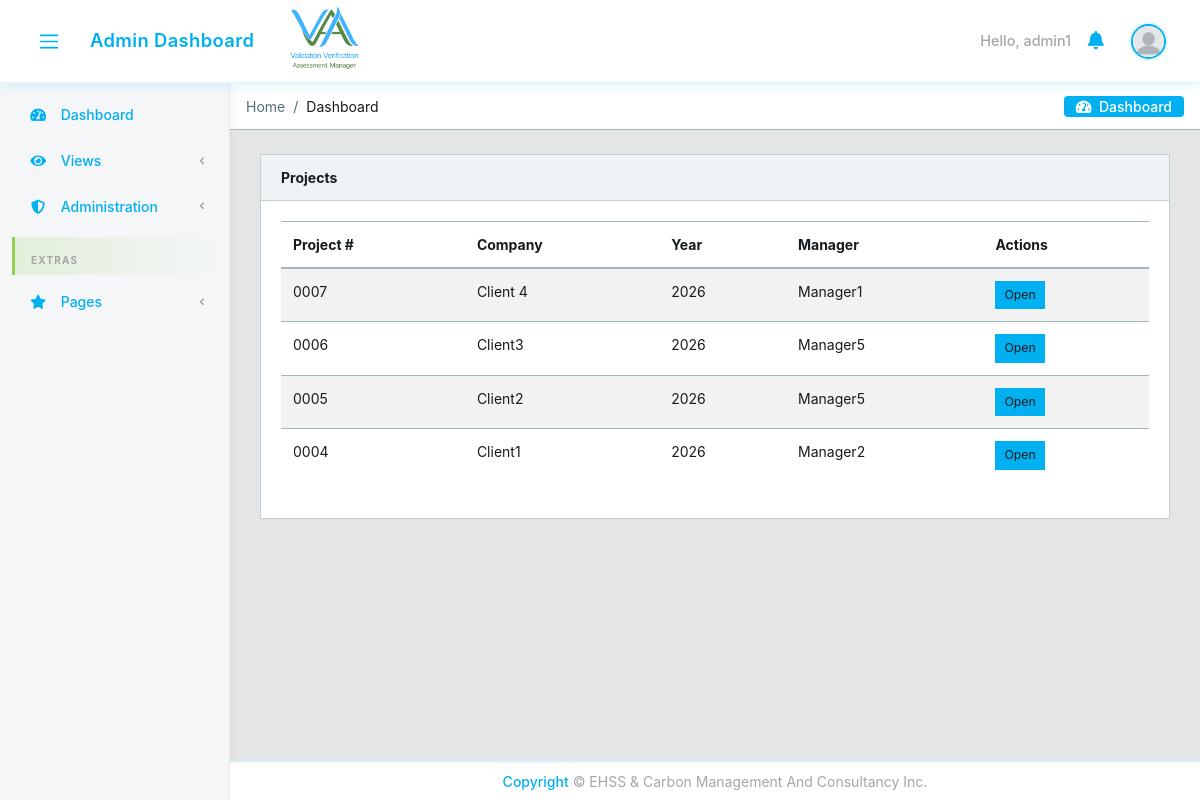
/projects/ (signed in), run on an earlier commit of the app's database.
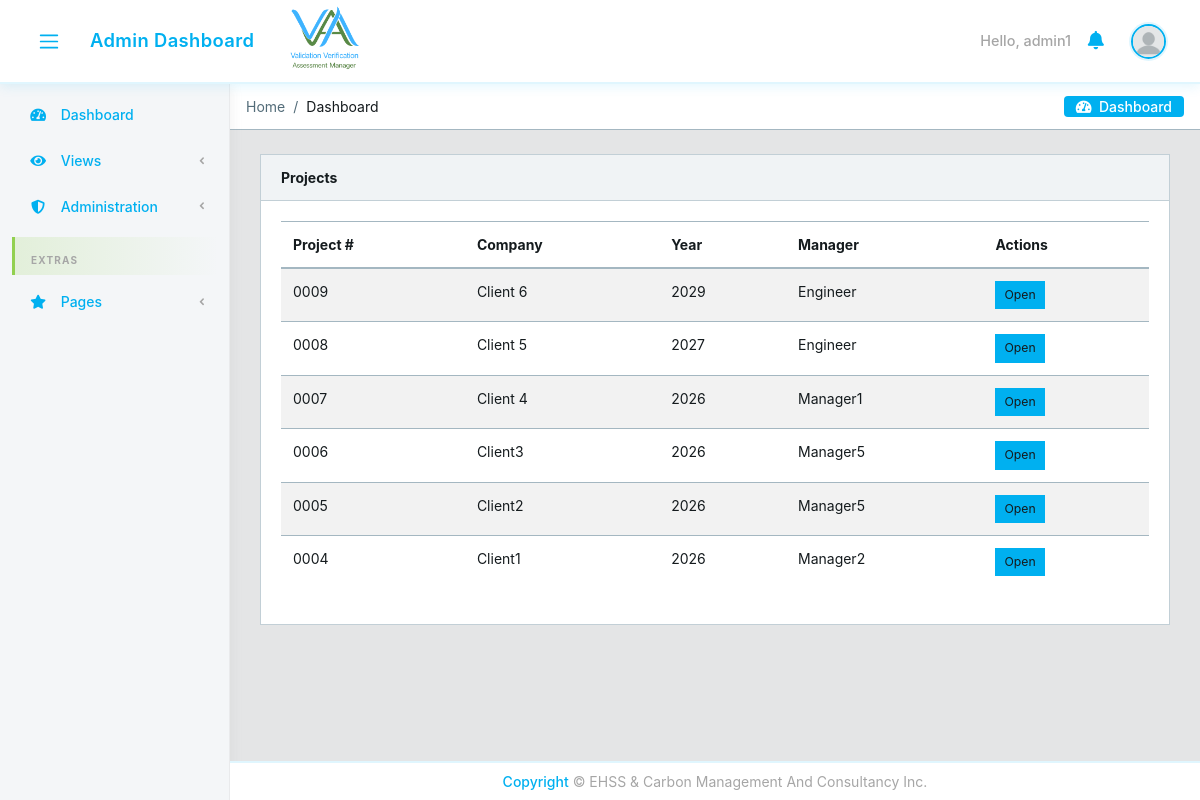
And on a later commit of the database.
### core/models.py (models this page shows, shortened)
class CustomUser(AbstractUser):
    email = models.EmailField(unique=True)
    user_type = models.CharField(max_length=15, choices=USER_TYPE_CHOICES)
    user_role = models.CharField(
        max_length=30, choices=USER_ROLE_CHOICES, blank=True, verbose_name='User Role',
    )
    designation = models.CharField(max_length=100, blank=True, null=True)
    position_title = models.CharField(max_length=150, blank=True, verbose_name='Position Title')
    contact_number = models.CharField(max_length=20, blank=True, null=True)
    cv = models.FileField(upload_to='core/cvs/', blank=True, null=True)
    company = models.ForeignKey(
        'Company', on_delete=models.SET_NULL, null=True, blank=True,
        related_name='managers'
    )
    created_by = models.ForeignKey(
        'self', on_delete=models.SET_NULL, null=True, blank=True,
        related_name='created_users'
    )
    created_date = models.DateField(auto_now_add=True)
    created_time = models.TimeField(auto_now_add=True)
    under_supervision = models.ForeignKey(
        'self', on_delete=models.SET_NULL, null=True, blank=True,
        related_name='supervised_users'
    )
    avatar = models.ImageField(upload_to='core/avatar', blank=True)
    @property
    def avatar_url(self):
        if self.avatar and hasattr(self.avatar, 'url'):
            avatar_path = self.avatar.path if hasattr(self.avatar, 'path') else None
            if avatar_path and os.path.isfile(avatar_path):
                return self.avatar.url
        return static('core/img/avatar/blank_profile.png')

class Project(models.Model):
    package_instance = models.ForeignKey(
        PackageInstance, on_delete=models.CASCADE, related_name='projects'
    )
    manager = models.ForeignKey(
        CustomUser, on_delete=models.CASCADE, related_name='managed_projects',
        limit_choices_to={'user_type': 'manager'}
    )
    company_name = models.CharField(max_length=200)
    factory_name = models.CharField(max_length=200, blank=True)
    location = models.CharField(max_length=200, blank=True)
    factory_address = models.TextField(blank=True)
    contact_person = models.CharField(max_length=100, blank=True)
    contact_email = models.EmailField(blank=True)
    contact_mobile = models.CharField(max_length=20, blank=True)
    report_type = models.CharField(max_length=100, blank=True)
    engagement_year = models.CharField(max_length=100, blank=True)
    phase = models.CharField(max_length=20, choices=PROJECT_PHASE_CHOICES, blank=True)
    document_type = models.CharField(max_length=20, choices=PROJECT_DOCUMENT_TYPE_CHOICES, blank=True)
    year = models.PositiveIntegerField()
    project_number = models.CharField(max_length=50, unique=True)
    access_password = models.CharField(max_length=128)
    created_at = models.DateTimeField(auto_now_add=True)
    updated_at = models.DateTimeField(auto_now=True)
    class Meta:
        ordering = ['-created_at']

### core/views.py (the view)
# urls.py: path('projects/', views.ProjectListView.as_view(), name='project-list'),
class ProjectListView(LoginRequiredMixin, View):
    def get(self, request):
        user = request.user
        if user.user_type == 'manager':
            projects = Project.objects.filter(manager=user).select_related(
                'package_instance', 'package_instance__authorization'
            )
            assignments = None
        elif user.user_type == 'employee':
            assignments = get_employee_projects(user)
            projects = [a.project for a in assignments]
        elif user.user_type == 'admin':
            projects = Project.objects.all().select_related(
                'package_instance', 'package_instance__authorization', 'manager'
            )
            assignments = None
        else:
            projects = Project.objects.none()
            assignments = None
        return render(request, 'core/project_list.html', {
            'projects': projects,
            'assignments': assignments,
            'success_action': request.GET.get('success', ''),
            'error_action': request.GET.get('error', ''),
            'project_limit': request.GET.get('limit', ''),
        })

### core/context_processors.py (called while the page is built)
def logged_user_processor(request):
    if request.user.is_authenticated:
        try:
            logged_user = CustomUser.objects.select_related('under_supervision').get(id=request.user.id)
            return {'logged_user': logged_user}
        except CustomUser.DoesNotExist:
            return {'logged_user': None}
    return {'logged_user': None}

def notifications_processor(request):
    if request.user.is_authenticated:
        unread_notifications = Notification.objects.filter(recipient=request.user, read=False)[:10]
        return {'unread_notifications': unread_notifications}
    return {'unread_notifications': []}

def static_version_processor(request):
    return {'STATIC_VERSION': getattr(settings, 'STATIC_VERSION', '1')}

### core/templates/core/project_list.html (shortened to what this page needs)
{% extends 'core/base.html' %}
{% block content %}
<div class="container-fluid">
  <div class="card">
    <div class="card-header d-flex justify-content-between">
      <strong>{% if user.user_type == 'employee' %}My Authorized Projects{% else %}Projects{% endif %}</strong>
    </div>
    <div class="card-body">
      {% if user.user_type == 'employee' and assignments %}
      <div class="row">
        {% for assignment in assignments %}
        <div class="col-md-6 col-lg-4 mb-3">
          <div class="card h-100">
            <div class="card-body">
              <h5 class="card-title">{{ assignment.project.project_number }}</h5>
              <p class="mb-1"><strong>Company:</strong> {{ assignment.project.company_name }}</p>
              <p class="mb-1"><strong>Package:</strong> {{ assignment.project.package_instance.name }}</p>
              <p class="mb-3"><strong>Role:</strong> {{ assignment.get_role_display }}</p>
              <a href="{% url 'core:project-detail' assignment.project.pk %}" class="btn btn-primary btn-sm">Open Package</a>
            </div>
          </div>
        </div>
        {% endfor %}
      </div>
      {% else %}
      <table class="table table-striped">
        <thead><tr><th>Project #</th><th>Company</th><th>Year</th>{% if user.user_type == 'admin' %}<th>Manager</th>{% endif %}<th>Actions</th></tr></thead>
        <tbody>
          {% for project in projects %}
          <tr>
            <td>{{ project.project_number }}</td>
            <td>{{ project.company_name }}</td>
            <td>{{ project.year }}</td>
            {% if user.user_type == 'admin' %}<td>{{ project.manager.get_full_name }}</td>{% endif %}
            <td><a href="{% url 'core:project-detail' project.pk %}" class="btn btn-sm btn-info">Open</a></td>
          </tr>
          {% empty %}
          <tr><td colspan="4" class="text-muted text-center">No projects.</td></tr>
          {% endfor %}
        </tbody>
      </table>
      {% endif %}
    </div>
  </div>
</div>
{% endblock %}

### core/templates/core/base.html (shortened to what this page needs)
{% load static %}
<!DOCTYPE html>
<html lang="en">
<head>
  <link rel="stylesheet" href="https://use.fontawesome.com/releases/v5.0.9/css/all.css">
  <link href="{% static 'core/css/simple-line-icons.min.css' %}" rel="stylesheet">
  <link href="{% static 'core/css/style.css' %}" rel="stylesheet">
  <link href="{% static 'core/css/estilo.css' %}?v={{ STATIC_VERSION }}" rel="stylesheet">
</head>
{% block body %}
<body class="app header-fixed sidebar-fixed aside-menu-fixed aside-menu-hidden">
  <header class="app-header navbar">
    <button class="navbar-toggler sidebar-toggler d-md-down-none" type="button">
      <span class="navbar-toggler-icon"></span>
    </button>
    <ul class="nav navbar-nav d-md-down-none">
      <li class="nav-item px-3">
        <a class="nav-link" href="{% url 'core:dashboard' %}">
          {% if user.user_type == 'admin' %}Admin Dashboard
          {% elif user.user_type == 'manager' %}Manager Dashboard
          {% else %}Employee Dashboard{% endif %}
        </a>
      </li>
    </ul>
    <img src="{% static 'core/img/logos/logo.png' %}" alt="" class="brand-gui d-none d-md-inline">
    <ul class="nav navbar-nav ml-auto">
      {% if user.is_authenticated %}
      <li class="text-white">Hello, {{ user.username }}</li>
      {% else %}
      <li class="text-muted">
        <a href="{% url 'core:login' %}">sign in</a>
      </li>
      {% endif %}
      <li class="nav-item dropdown">
        <a class="nav-link" data-toggle="dropdown" href="#" role="button" aria-haspopup="true" aria-expanded="false">
          <i class="fa fa-bell"></i>
        </a>
      </li>
      <li class="nav-item dropdown">
        <a class="nav-link" data-toggle="dropdown" href="#" role="button" aria-haspopup="true" aria-expanded="false">
          {% if user.is_authenticated and logged_user %}
            <img src="{{ logged_user.avatar_url }}" class="img-avatar" alt="img">
          {% else %}
            <img src="{% static 'core/img/avatar/blank_profile.png' %}" class="img-avatar" alt="img">
          {% endif %}
        </a>
      </li>
    </ul>
  </header>
  <div class="app-body">
    <div class="sidebar">
      <nav class="sidebar-nav">
        <ul class="nav">
          <li class="nav-item">
            <a class="nav-link" href="{% url 'core:dashboard' %}"><i class="fa fa-tachometer-alt"></i> Dashboard</a>
          </li>
          <li class="nav-item nav-dropdown">
            <a class="nav-link nav-dropdown-toggle" href="#"><i class="fa fa-eye"></i> Views</a>
          </li>
          {% if user.user_type == 'admin' %}
          <li class="nav-item nav-dropdown">
            <a class="nav-link nav-dropdown-toggle" href="#"><i class="fa fa-shield-alt"></i> Administration</a>
          </li>
          {% endif %}
          <li class="nav-title">
            Extras
          </li>
          <li class="nav-item nav-dropdown">
            <a class="nav-link nav-dropdown-toggle" href="#"><i class="fa fa-star"></i> Pages</a>
          </li>
        </ul>
      </nav>
    </div>
    <main class="main">
      <ol class="breadcrumb">
        {% block breadcrumb %}
        <li class="breadcrumb-item active">Home</li>
        <li class="breadcrumb-item">Dashboard</li>
        {% endblock breadcrumb%}
        <li class="breadcrumb-menu d-md-down-none">
          <div class="btn-group" role="group" aria-label="Button group">
            <a class="btn" href="./"><i class="fa fa-tachometer-alt"></i> &nbsp;Dashboard</a>
          </div>
        </li>
      </ol>
{% block content %}
{% endblock %}
    </main>
  </div>
  <footer class="app-footer text-center justify-content-center fixed-bottom py-2">
    <span><a href="#">Copyright</a> © EHSS & Carbon Management And Consultancy Inc.</span>
  </footer>
</body>
{% endblock body %}
</html>

### core/static/core/css/estilo.css (style rules this page uses)
.brand-gui { width: 50px; position: relative; }
:root { --brand-blue: #00B0F0; --brand-green: #92D050; --brand-grey: #A6A6A6; --brand-blue-light: rgba(0, 176, 240, 0.12); --brand-green-light: rgba(146, 208, 80, 0.18); --brand-grey-light: rgba(166, 166, 166, 0.15); --sidebar-bg: #f4f6f8; --navbar-bg: #ffffff; --nav-shadow: 0 2px 12px rgba(0, 176, 240, 0.12); }
.app-header.navbar { background: var(--navbar-bg) !important; border-bottom: 2px solid var(--brand-blue-light) !important; box-shadow: var(--nav-shadow) !important; }
.app-header.navbar .nav-link, .app-header.navbar .navbar-nav .nav-link, .app-header.navbar .nav-item .nav-link, .app-header.navbar .nav-item .dropdown-toggle { color: var(--brand-blue) !important; font-weight: 600; letter-spacing: 0.02em; transition: color 0.2s ease, transform 0.15s ease; }
.app-header.navbar .nav-link i, .app-header.navbar .nav-item .nav-link i, .app-header.navbar .nav-item .dropdown-toggle i { color: var(--brand-blue) !important; transition: color 0.2s ease; }
.app-header.navbar .text-white { color: var(--brand-grey) !important; font-weight: 500; font-size: 0.9rem; }
.app-header.navbar .img-avatar { border: 2px solid var(--brand-blue); box-shadow: 0 0 0 2px var(--brand-blue-light); }
.sidebar { background: var(--sidebar-bg) !important; border-right: 1px solid var(--brand-grey-light) !important; box-shadow: 2px 0 10px rgba(166, 166, 166, 0.12); }
.sidebar .sidebar-nav { padding-top: 0.5rem; padding-bottom: 0.5rem; }
.sidebar .nav-title { color: var(--brand-grey) !important; font-size: 10px; font-weight: 700; letter-spacing: 0.12em; padding: 1rem 1rem 0.4rem; border-left: 3px solid var(--brand-green); margin: 0.5rem 0.75rem 0.25rem; background: linear-gradient(90deg, var(--brand-green-light), transparent); }
.sidebar .nav-link, .sidebar .navbar .dropdown-toggle, .sidebar .nav-dropdown-toggle { color: var(--brand-blue) !important; font-weight: 500; border-left: 3px solid transparent; border-radius: 0 6px 6px 0; margin: 2px 0.5rem; padding: 0.65rem 1rem !important; transition: background 0.2s ease, color 0.2s ease, border-color 0.2s ease; }
.sidebar .nav-link i, .sidebar .navbar .dropdown-toggle i, .sidebar .nav-dropdown-toggle i { color: var(--brand-blue) !important; width: 22px; transition: color 0.2s ease; }
.sidebar .sidebar-nav { scrollbar-width: thin; scrollbar-color: var(--brand-blue) var(--sidebar-bg); }
.sidebar-fixed .sidebar { width: 230px !important; }
.sidebar .sidebar-nav, .sidebar .nav { width: 230px !important; }
.sidebar-fixed .main, .sidebar-fixed .app-footer { margin-left: 230px !important; width: auto; max-width: none; transition: margin-left 0.25s ease, width 0.25s ease; }
.breadcrumb-menu .btn { background: var(--brand-blue) !important; border-color: var(--brand-blue) !important; color: #fff !important; font-weight: 500; border-radius: 4px; transition: background 0.2s ease, border-color 0.2s ease; }
.btn-info { background-color: var(--brand-blue) !important; border-color: var(--brand-blue) !important; }
.app-footer { background: #fff !important; border-top: 2px solid var(--brand-blue-light); color: var(--brand-grey) !important; }
.app-footer a { color: var(--brand-blue) !important; font-weight: 500; }

What changed in the data, as far as the page shows it:
added Project: project_number "0009", company_name "Client 6", year "2029", manager.get_full_name "Engineer"
added Project: project_number "0008", company_name "Client 5", year "2027", manager.get_full_name "Engineer"
